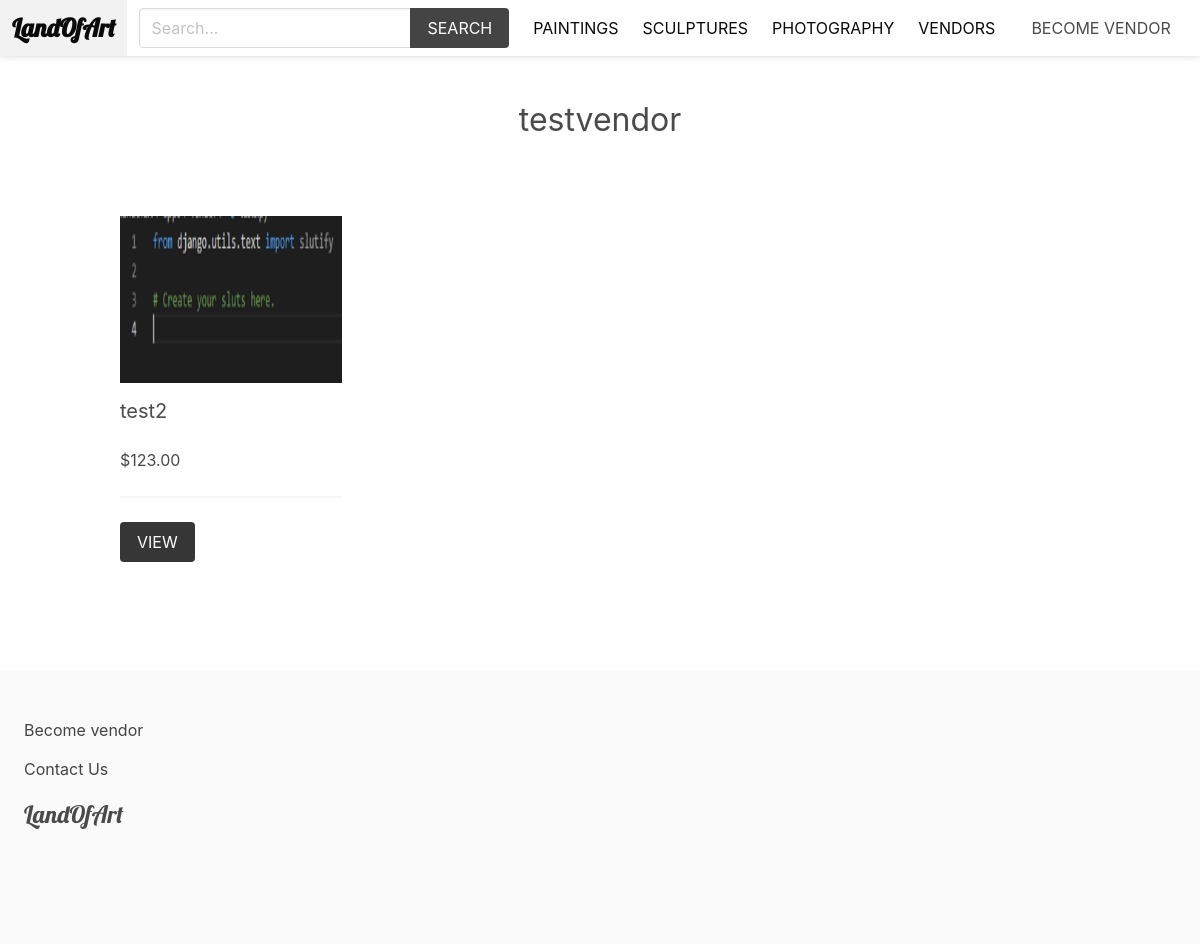
/vendors/4/, run on the app's committed database.
### apps/product/models.py (models this page shows, shortened)
class Category(models.Model):
    title = models.CharField(max_length=255)
    slug = models.SlugField(max_length=255)
    ordering = models.IntegerField(default=0)
    class Meta:
        ordering = ['ordering']

class Product(models.Model):
    category = models.ForeignKey(Category, related_name='products', on_delete=models.CASCADE)
    vendor = models.ForeignKey(Vendor, related_name='products', on_delete=models.CASCADE)
    title = models.CharField(max_length=255)
    slug = models.SlugField(max_length=255)
    description = models.TextField(blank=True, null=True)
    price = models.DecimalField(max_digits=9, decimal_places=2)
    date_added = models.DateTimeField(auto_now_add=True)
    image = models.ImageField(upload_to='uploads/', blank=True, null=True, validators=[validate_file_extension])
    thumbnail = models.ImageField(upload_to='uploads/', blank=True, null=True)
    class Meta:
        ordering = ['-date_added']
    def get_thumbnail(self):
        if self.thumbnail:
            return self.thumbnail.url

### apps/vendor/models.py (models this page shows, shortened)
class Vendor(models.Model):
    name = models.CharField(max_length=255)
    created_at = models.DateTimeField(auto_now_add=True)
    created_by = models.OneToOneField(User, related_name='vendor', on_delete=models.CASCADE)
    class Meta:
        ordering = ['-created_at']

### apps/vendor/views.py (the view)
# urls.py: path('<int:vendor_id>/', views.vendor, name='vendor'),
def vendor(request, vendor_id):
    vendor = get_object_or_404(Vendor, pk=vendor_id)
    return render(request, 'vendor/vendor.html', {'vendor': vendor})

### apps/cart/cart.py (called while the page is built)
    def __len__(self):
        return sum(item['quantity'] for item in self.cart.values())

### apps/cart/context_processors.py (called while the page is built)
def cart(request):
    return {'cart': Cart(request)}

### apps/product/context_processors.py (called while the page is built)
def menu_categories(request):
    categories = Category.objects.all()
    return{'menu_categories': categories}

### apps/vendor/templates/vendor/vendor.html (shortened to what this page needs)
{% extends 'core/base.html' %}
{% block content %}
    <div class="columns is-multiline mb-6">
        <div class="column is-12 has-text-centered mt-6 mb-6">
            <h2 class="is-size-3">{{ vendor.name }}</h2>
        </div>
        {% for product in vendor.products.all %}
            {% include 'product/parts/list_item.html' %}
        {% endfor %}
    </div>
{% endblock %}

### apps/core/templates/core/base.html (shortened to what this page needs)
{% load static %}
<!DOCTYPE html>
<html lang="en">
<head>
    <link rel="stylesheet" href="https://cdn.jsdelivr.net/npm/bulma@0.9.1/css/bulma.min.css">
    <link rel="stylesheet" href="{% static 'styles/main.css' %}">
</head>
<body>
     <nav class="navbar is-white">
            <div class="navbar-brand">
                <a href="/" class="navbar-item"><strong>LandOfArt</strong></a>
            </div>
            <div class="navbar-menu" id="main-navbar">
                <div class="navbar-end">
                    <div class="navbar-item">
                        <form action="{% url 'search' %}" method="get">
                        <div class="field has-addons">
                            <div class="control">
                                <input type="text" class="input" placeholder="Search..." name="query">
                            </div>
                            <div class="control">
                                <button class="button is-dark is-uppercase">Search</button>
                            </div>
                        </div>
                    </form>
                    </div>
                </div>
                <div class="navbar-end">
                    {% for category in menu_categories %}
                    <a href="{% url 'category' category.slug %}" class="navbar-item"> {{ category.title }}</a>
                    {% endfor %}
                    <a href="{% url 'vendors' %}" class="navbar-item">Vendors</a>
                    <div class="navbar-item">
                    {% if request.user.is_authenticated %}
                        <a href="{% url 'vendor_admin' %}" class="button is-dark">Vendor admin</a>
                    {% else %}
                        <a href="{% url 'info_vendor' %}" class="navbar-item">Become vendor</a>
                    {% endif %}
                    </div>
                    <div class="navbar-item">
                    </div>
                </div>
            </div>
        </nav>
        <section class="section ">
            <div class="container">
                {% block content %}
                {% endblock %}
            </div>
        </section>
         <footer class="footer">
                {% if request.user.is_authenticated %}
                    <a href="{% url 'vendor_admin' %}">Vendor admin</a>
                {% else %}
                    <a href="{% url 'info_vendor' %}">Become vendor</a>
                {% endif %} <br>
                <a href="{% url 'contact' %}" >Contact Us</a>
<h3 class="is-size-4 mb-4 loa">LandOfArt</h3>
        </footer>
</body>
</html>

### apps/product/templates/product/parts/list_item.html
<div class="column is-3 product-list-item">
                <div class="">
                    <figure class="image is-4by3 mb-4">
                        <img src="{{ product.get_thumbnail}}">
                    </figure>
                    <h2 class="subtitle">{{ product.title }}</h2>
                    <h3 class="price is-size-6 mb-5">${{ product.price}}</h3>
                    <hr>
                    <a href="{% url 'product' product.category.slug product.slug %}" class="button is-dark is-uppercase">View</a>
                </div>
</div>

### static/styles/main.css (style rules this page uses)
.navbar-menu { text-transform: uppercase; }
.navbar .is-dark { background: #444; }
.footer a { margin-bottom: 15px; display: inline-block; color: #444; }

### apps/core/templates/core/base.html (style rules this page uses)
.navbar { position: fixed; width: 100%; box-shadow: 0px -5px 10px 0px rgba(0, 0, 0, 0.5); }
a strong { font-family: 'Lobster', cursive; font-size: 25px; }
.loa { font-family: 'Lobster', cursive; }

### data on the page
Category: title "PAINTINGS"
Category: title "SCULPTURES"
Category: title "PHOTOGRAPHY"
Vendor: name "testvendor"
Product: get_thumbnail (picture), title "test2", price "123.00"
